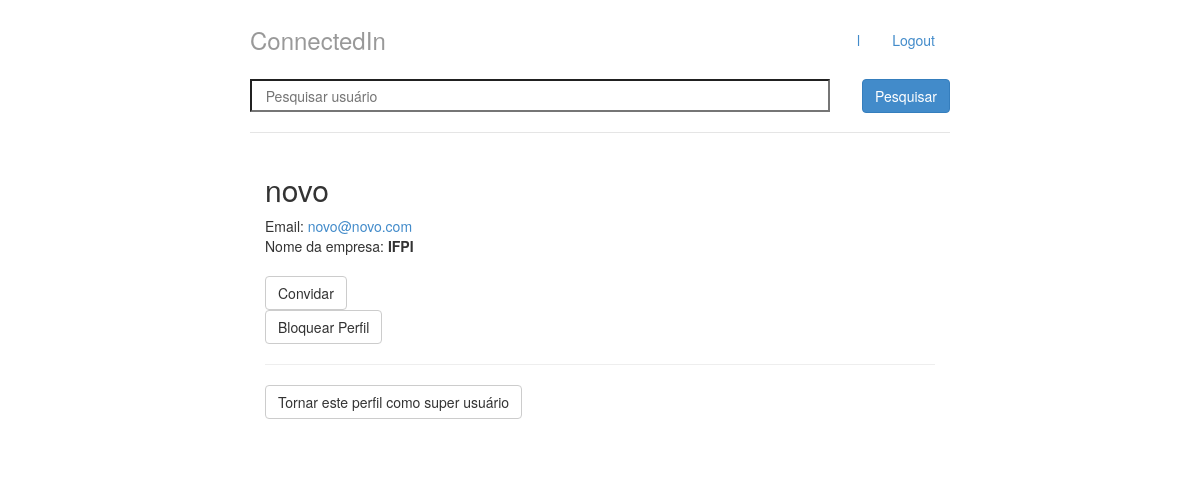
/perfil/5 (signed in), run on the app's committed database.
### perfis/models.py (models this page shows, shortened)
class Perfil(models.Model):
    nome = models.CharField(max_length=255, null=False)
    telefone = models.CharField(max_length=15, null=False)
    nome_empresa = models.CharField(max_length=255, null=False)
    contatos = models.ManyToManyField('self', related_name = 'meus_contatos')
    contatos_bloqueados = models.ManyToManyField('self', related_name = 'meus_contatos_bloqueados', symmetrical=False, through='Bloqueio')
    usuario = models.OneToOneField(User, related_name="perfil", on_delete = models.CASCADE)
    @property
    def email(self):
        return self.usuario.email
    @property
    def superuser(self):
        return self.usuario.is_superuser
    @property
    def meus_bloqueios(self):
        bloqueio = Bloqueio.objects.filter(bloqueador=self)
        return bloqueio
    def pode_convidar(self, perfil):
        convites = Convite.objects.filter(solicitante=self, convidado=perfil).all()
        if len(convites) == 0:
            return self.id != perfil.id and perfil not in self.contatos.all()
        return False
    def pode_bloquear(self, perfil):
        for i in self.meus_bloqueios.all():
            if i.bloqueado.id == perfil.id:
                return False
        return self.id != perfil.id
    def pode_exibir(self, perfil):
        for i in perfil.meus_bloqueios.all():
            if i.bloqueado.id == self.id:
                return False
        return True

### perfis/views.py (the view)
# urls.py: path('perfil/<int:perfil_id>', views.exibir_perfil, name='exibir'),
@login_required
def exibir_perfil(request, perfil_id):
	perfil = Perfil.objects.get(id=perfil_id)
	perfil_logado = get_perfil_logado(request)
	posso_convidar = perfil_logado.pode_convidar(perfil)
	posso_bloquear = perfil_logado.pode_bloquear(perfil)
	posso_exibir = perfil_logado.pode_exibir(perfil)
	return render(request, 'perfil.html',
		          {'perfil' : perfil,
				   'perfil_logado' : perfil_logado, 'posso_convidar': posso_convidar, 'posso_bloquear': posso_bloquear, 'posso_exibir': posso_exibir})

### perfis/views.py (called while the page is built)
@login_required
def get_perfil_logado(request):
	return request.user.perfil

### perfis/templates/perfil.html (shortened to what this page needs)
{% extends 'base.html' %}
{% block body %}
<div class = "col-lg-12">
		{% if posso_exibir %}
				<h2 style="margin-top: 0px">{{ perfil.nome }}</h2>
				<address>
					Email: <a href = "mailto:{{ perfil.email }}">{{ perfil.email }}</a>
					<br>
					Nome da empresa: <strong>{{ perfil.nome_empresa }}</strong>
				</address>
				{% if posso_convidar %}
					<a class="btn btn-default" href = "{% url 'convidar' perfil.id %}">
						Convidar
					</a>
					<br>
				{% endif %}
				{% if posso_bloquear %}
					<button class="btn btn-default" id="btn-confirm">Bloquear Perfil</button>
					<hr/>
					{% if perfil_logado.superuser and not perfil.superuser %}
						<a class="btn btn-default" href = "{% url 'super' perfil.id %}">
							Tornar este perfil como super usuário
						</a>
					{% endif %}
				{% endif %}
		{% else %}
			<h1>Usuário não existe</h1>
		{% endif %}
</div>
{% endblock %}

### perfis/templates/base.html (shortened to what this page needs)
{% load staticfiles %}
<!doctype html>
<html lang = "pt-br">
	<head>
		<link rel="stylesheet"
			 href="{% static 'styles/bootstrap.css' %}">
		<link rel="stylesheet"
			 href="{% static 'styles/main.css' %}">
	</head>
	<body>
		<div class="container">
			<div class = "header">
				{% if request.user.perfil %}
				<ul class = "nav nav-pills pull-right">
					<li><a href = "{% url 'exibir' perfil_logado.id %}">{{ perfil_logado.nome }}</a></li>
					<li><a href = "/logout/">Logout</a></li>
				</ul>
				<a href="{% url 'index' %}" style = "text-decoration:none">
					<h3 class = "text-muted">ConnectedIn</h3>
				</a>
			<form class = "form-signin"  method="post"
    	    	action="{% url 'pesquisar' %}">
    			<input name="nome" id="nome_id" required placeholder="   Pesquisar usuário" style="min-height: 33px; min-width: 580px;">
    			<button class="btn btn-primary pull-right" type="submit">Pesquisar</button>
			</form>
			{% else %}
				<h3 class = "text-muted">ConnectedIn</h3>
			{% endif %}
			<br>
			</div>
			<div class="row content">
				{% block body %}
				{% endblock %}
			</div>
		</div>
	</body>
</html>

### perfis/static/styles/main.css (style rules this page uses)
body { padding-top: 20px; padding-bottom: 20px; }
.header, .content, .footer { padding-left: 15px; padding-right: 15px; }
.header { border-bottom: 1px solid #e5e5e5; }
.header h3 { margin-top: 0; margin-bottom: 0; line-height: 40px; padding-bottom: 19px; }
@media (min-width: 768px) { .container { max-width: 730px; } }
.content { margin: 40px 0; }
@media screen and (min-width: 768px) { .header, .content, .footer { padding-left: 0; padding-right: 0; } }
@media screen and (min-width: 768px) { .header { margin-bottom: 30px; } }

### data on the page
Perfil: nome "l"
Perfil: nome "novo", email "novo@novo.com", nome_empresa "IFPI"
